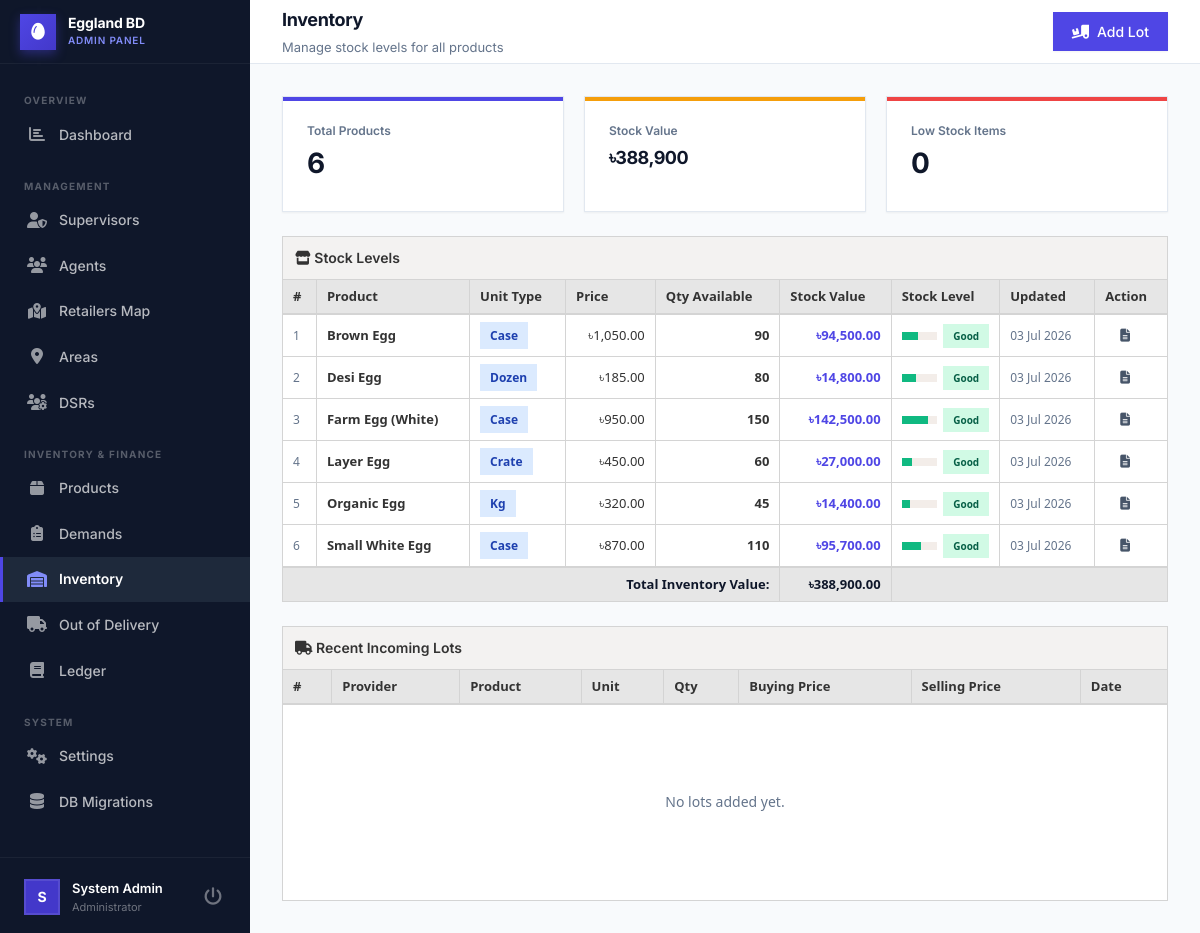
The page /admin/inventory.php (signed in) on the database its author committed.
### tables this page shows
CREATE TABLE `settings` (
  `id` INT AUTO_INCREMENT PRIMARY KEY,
  `setting_key` VARCHAR(100) UNIQUE NOT NULL,
  `setting_value` TEXT,
  `updated_at` DATETIME DEFAULT CURRENT_TIMESTAMP ON UPDATE CURRENT_TIMESTAMP
);

CREATE TABLE `inventory` (
  `id` INT AUTO_INCREMENT PRIMARY KEY,
  `product_id` INT NOT NULL UNIQUE,
  `qty_available` DECIMAL(10,2) DEFAULT 0.00,
  `updated_at` DATETIME DEFAULT CURRENT_TIMESTAMP ON UPDATE CURRENT_TIMESTAMP,
  FOREIGN KEY (`product_id`) REFERENCES `products`(`id`)
);

CREATE TABLE `products` (
  `id` INT AUTO_INCREMENT PRIMARY KEY,
  `name` VARCHAR(100) NOT NULL,
  `unit_type` ENUM('case','kg','dozen','piece','bag','crate') NOT NULL DEFAULT 'case',
  `buying_price` DECIMAL(10,2) DEFAULT 0.00,
  `price` DECIMAL(10,2) DEFAULT 0.00,
  `status` ENUM('active','inactive') DEFAULT 'active',
  `image` VARCHAR(255) DEFAULT NULL,
  `created_at` DATETIME DEFAULT CURRENT_TIMESTAMP
);

### config/db.php (called while the page is built, shortened)
<?php
$whitelist = array('127.0.0.1', '::1', 'localhost');
$is_local = false;
if (isset($_SERVER['REMOTE_ADDR']) && in_array($_SERVER['REMOTE_ADDR'], $whitelist)) {
    $is_local = true;
}
function getDB() {
    static $pdo = null;
    if ($pdo === null) {
        try {
            $pdo = new PDO(
                "mysql:host=" . DB_HOST . ";port=" . DB_PORT . ";dbname=" . DB_NAME . ";charset=utf8mb4",
                DB_USER,
                DB_PASS,
                [
                    PDO::ATTR_ERRMODE            => PDO::ERRMODE_EXCEPTION,
                    PDO::ATTR_DEFAULT_FETCH_MODE => PDO::FETCH_ASSOC,
                    PDO::ATTR_EMULATE_PREPARES   => false,
                    PDO::MYSQL_ATTR_INIT_COMMAND => "SET NAMES utf8mb4"
                ]
            );
        } catch (PDOException $e) {
            global $is_local;
            if (!defined('INSTALL_PAGE')) {
                if (isset($is_local) && $is_local) {
                    header('Location: ' . BASE_URL . '/install.php');
                } else {
                    die("Database connection failed on live server. Please check your credentials. Error: " . $e->getMessage());
                }
                exit;
            }
            return null;
        }
    }
    return $pdo;
}
function getSetting($key, $default = '') {
    try {
        $pdo = getDB();
        $stmt = $pdo->prepare("SELECT setting_value FROM settings WHERE setting_key = ?");
        $stmt->execute([$key]);
        $row = $stmt->fetch();
        return $row ? $row['setting_value'] : $default;
    } catch (Exception $e) {
        return $default;
    }
}

### admin/inventory.php (the view, shortened to what this page needs)
<?php
require_once dirname(__DIR__) . '/config/db.php';
$pdo = getDB();
$inventory = $pdo->query("
    SELECT p.*, COALESCE(i.qty_available,0) as qty_available, i.updated_at
    FROM products p LEFT JOIN inventory i ON i.product_id=p.id
    WHERE p.status='active' ORDER BY p.name
")->fetchAll();
$recent_lots = $pdo->query("
    SELECT w.*, p.name as provider_name, pr.name as product_name, pr.unit_type
    FROM warehouse_lots w
    JOIN providers p ON w.provider_id = p.id
    JOIN products pr ON w.product_id = pr.id
    ORDER BY w.created_at DESC
    LIMIT 50
")->fetchAll();
$currency = getSetting('currency_symbol', '৳');
?>
<!DOCTYPE html>
<html lang="en">
<head>
<link rel="stylesheet" href="<?= BASE_URL ?>/assets/css/global.css">
<?php include dirname(__DIR__) . '/includes/fontawesome.php'; ?>
</head>
<body>
<div class="layout-wrapper">
  <?php include dirname(__DIR__) . '/includes/admin-sidebar.php'; ?>
  <div class="main-content">
    <div class="top-header">
      <div><div class="header-title">Inventory</div><div class="header-subtitle">Manage stock levels for all products</div></div>
      <button class="btn btn-primary" onclick="openModal('modalAddLot')"><i class="fas fa-truck-loading"></i> Add Lot</button>
    </div>
    <div class="page-content">
      <?php
        $totalValue = array_sum(array_map(fn($r) => $r['qty_available'] * $r['price'], $inventory));
      ?>
      <div class="stats-grid mb-24" style="grid-template-columns:repeat(3,1fr);">
        <div class="stat-card primary"><div class="stat-label">Total Products</div><div class="stat-value"><?= count($inventory) ?></div></div>
        <div class="stat-card gold"><div class="stat-label">Stock Value</div><div class="stat-value" style="font-size:18px;"><?= $currency ?><?= number_format($totalValue,0) ?></div></div>
        <div class="stat-card danger"><div class="stat-label">Low Stock Items</div><div class="stat-value"><?= count(array_filter($inventory, fn($r) => $r['qty_available'] < 10)) ?></div></div>
      </div>
      <div class="table-wrapper">
        <div class="table-toolbar">
          <div class="toolbar-title"><i class="fas fa-store"></i> Stock Levels</div>
        </div>
        <div style="overflow-x:auto;">
        <table class="tbl">
          <thead><tr><th>#</th><th>Product</th><th>Unit Type</th><th class="text-right">Price</th><th class="text-right">Qty Available</th><th class="text-right">Stock Value</th><th>Stock Level</th><th>Updated</th><th>Action</th></tr></thead>
          <tbody>
            <?php foreach ($inventory as $i=>$inv):
              $val = $inv['qty_available'] * $inv['price'];
              $lvl = $inv['qty_available'] < 5 ? 'danger' : ($inv['qty_available'] < 20 ? 'warning' : 'success');
            ?>
            <tr>
              <td class="text-muted fs-12"><?= $i+1 ?></td>
              <td class="fw-700"><?= htmlspecialchars($inv['name']) ?></td>
              <td><span class="badge badge-info"><?= $inv['unit_type'] ?></span></td>
              <td class="text-right"><?= $currency ?><?= number_format($inv['price'],2) ?></td>
              <td class="text-right fw-700"><?= number_format($inv['qty_available'],0) ?></td>
              <td class="text-right fw-600 text-primary-color"><?= $currency ?><?= number_format($val,2) ?></td>
              <td>
                <div style="display:flex;align-items:center;gap:6px;">
                  <div style="flex:1;height:8px;background:#F3EDE9;border-radius:4px;overflow:hidden;">
                    <div style="height:100%;width:<?= min(100, ($inv['qty_available']/200)*100) ?>%;background:var(--<?= $lvl ?>);border-radius:4px;transition:width 0.5s;"></div>
                  </div>
                  <span class="badge badge-<?= $lvl ?>" style="font-size:10px;"><?= $lvl==='danger'?'Low':($lvl==='warning'?'Medium':'Good') ?></span>
                </div>
              </td>
              <td class="text-muted fs-12"><?= $inv['updated_at'] ? date('d M Y', strtotime($inv['updated_at'])) : '—' ?></td>
              <td><button class="btn btn-ghost btn-sm" onclick="quickUpdate(<?= $inv['id'] ?>, '<?= addslashes($inv['name']) ?>', <?= $inv['qty_available'] ?>)"><i class="fas fa-file-alt"></i></button></td>
            </tr>
            <?php endforeach; ?>
          </tbody>
          <tfoot>
            <tr><td colspan="5" class="text-right">Total Inventory Value:</td><td class="text-right"><?= $currency ?><?= number_format($totalValue,2) ?></td><td colspan="3"></td></tr>
          </tfoot>
        </table>
        </div>
      </div>
      <div class="table-wrapper mt-24">
        <div class="table-toolbar">
          <div class="toolbar-title"><i class="fas fa-truck"></i> Recent Incoming Lots</div>
        </div>
        <div style="overflow-x:auto;">
        <table class="tbl">
          <thead><tr><th>#</th><th>Provider</th><th>Product</th><th>Unit</th><th class="text-right">Qty</th><th class="text-right">Buying Price</th><th class="text-right">Selling Price</th><th>Date</th></tr></thead>
          <tbody>
            <?php if (empty($recent_lots)): ?>
              <tr><td colspan="8"><div class="table-empty"><p>No lots added yet.</p></div></td></tr>
            <?php endif; ?>
          </tbody>
        </table>
        </div>
      </div>
    </div>
  </div>
</div>
</body>
</html>

### rows shown on the page
settings: setting_value "৳"
inventory: product.name "Brown Egg", product.unit_type "Case", product.price "1,050.00", qty_available "90", val "94,500.00", min(100, ($inv['qty_available']/200)*100) 45 (drawn), updated_at "03 Jul 2026"
inventory: product.name "Desi Egg", product.unit_type "Dozen", product.price "185.00", qty_available "80", val "14,800.00", min(100, ($inv['qty_available']/200)*100) 40 (drawn), updated_at "03 Jul 2026"
inventory: product.name "Farm Egg (White)", product.unit_type "Case", product.price "950.00", qty_available "150", val "142,500.00", min(100, ($inv['qty_available']/200)*100) 75 (drawn), updated_at "03 Jul 2026"
inventory: product.name "Layer Egg", product.unit_type "Crate", product.price "450.00", qty_available "60", val "27,000.00", min(100, ($inv['qty_available']/200)*100) 30 (drawn), updated_at "03 Jul 2026"
inventory: product.name "Organic Egg", product.unit_type "Kg", product.price "320.00", qty_available "45", val "14,400.00", min(100, ($inv['qty_available']/200)*100) 22.5 (drawn), updated_at "03 Jul 2026"
inventory: product.name "Small White Egg", product.unit_type "Case", product.price "870.00", qty_available "110", val "95,700.00", min(100, ($inv['qty_available']/200)*100) 55 (drawn), updated_at "03 Jul 2026"

### other values the page prints
$firstLetter "S"
$u['full_name'] "System Admin"
count($inventory) "6"
$totalValue "388,900"
count(array_filter($inventory, fn($r) => $r['qty_available'] < 10)) "0"
$totalValue "388,900.00"
